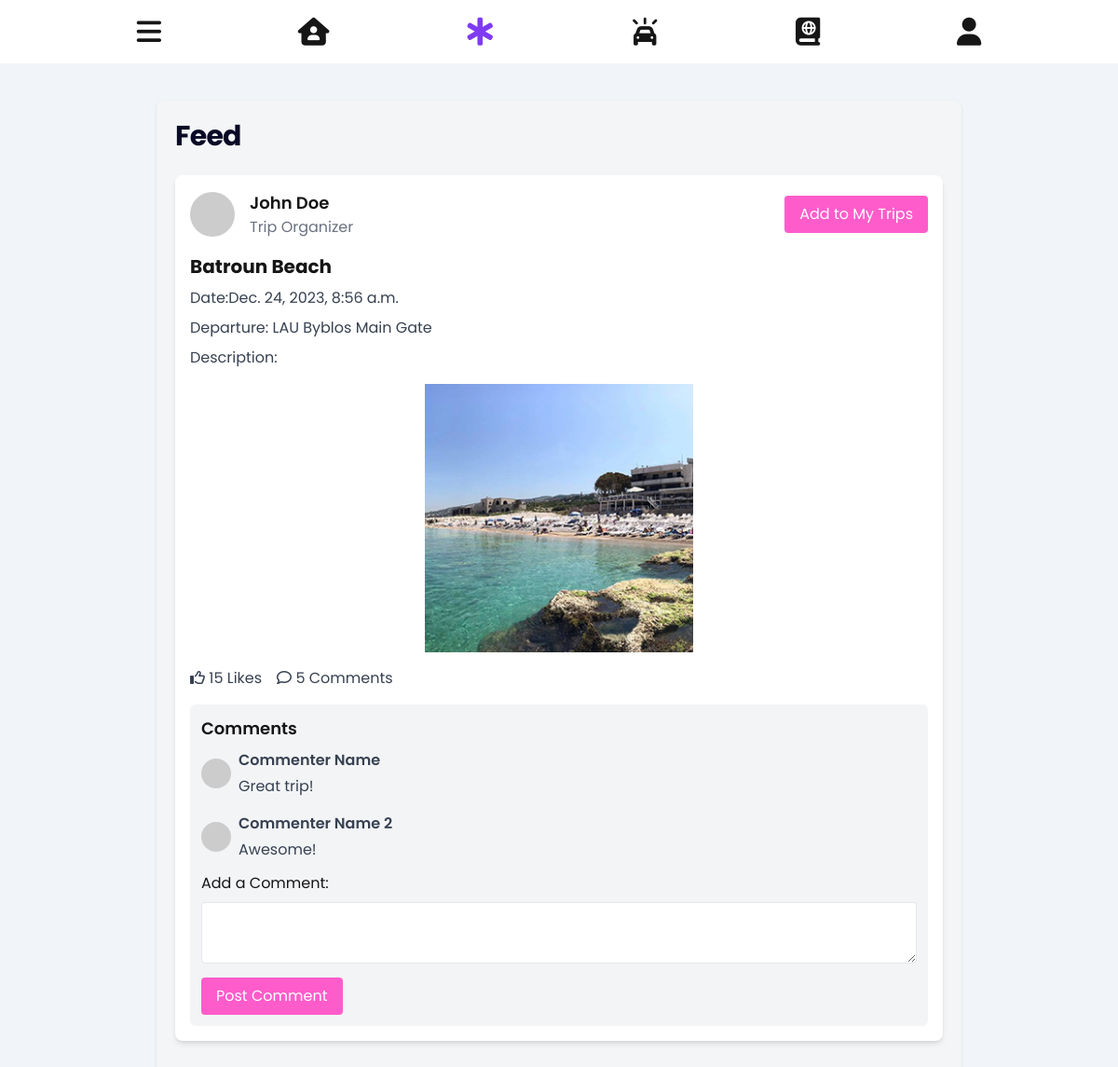
The page /feed/ (signed in) on the database its author committed.
### core/models.py (models this page shows, shortened)
class Trip(models.Model):
    id_prefix = "T"
    image = models.ImageField(blank=True, null=True)
    name = models.CharField(max_length=200, null=True)
    tripID = models.CharField(max_length=500, blank=True, primary_key=True)
    userID = models.ForeignKey(Person, on_delete=models.CASCADE)
    orgID = models.ForeignKey('Organization', on_delete=models.CASCADE, blank=True, null=True)
    plateNb = models.ForeignKey('Vehicle', on_delete=models.CASCADE)
    rideDate = models.DateTimeField()
    description = models.TextField(null=True)
    nbParticipants = models.PositiveIntegerField()
    departure = models.CharField(max_length=255)
    isCompleted = models.BooleanField(default=False)
    isFeatured = models.BooleanField(default=False)
    isBookmarked = models.BooleanField(default=False)
    participants = models.ManyToManyField('Person', default='', blank=True, related_name='participants')

class Person(models.Model):
    id_prefix = 'P'
    user = models.OneToOneField(settings.AUTH_USER_MODEL, on_delete=models.CASCADE)
    personID = models.CharField(max_length=50, blank=True, primary_key=True)
    gender = models.CharField(max_length=100,choices=GENDER_CHOICES)
    image = models.ImageField(upload_to='person_images/', blank=True)
    dob = models.DateField()

### core/views.py (the view)
# urls.py: path('feed/', views.feed, name='feed'),
def feed(request, *args, **kwargs):
    logged_in_user = request.user.person
    user_friends = logged_in_user.friends.all()
    user_friends_ids = user_friends.values_list('friendID', flat=True)
    print(user_friends_ids)
    featured_trips_of_friends = Trip.objects.filter(userID__in=user_friends_ids, isFeatured=True)
    context = {
        'featured_trips_of_friends' : featured_trips_of_friends,
    }
    return render(request, 'feed.html', context)

### core/templates/feed.html (shortened to what this page needs)
{% extends 'core.html' %}
{% block feed_content%}
<div class="flex flex-col items-center justify-center mx-auto max-w-6xl">
    <div class="w-3/4 bg-light rounded-lg shadow p-5 mt-10 justify-center">
        <h1 class="text-2xl font-bold leading-tight tracking-tight md:text-3xl color-primary mb-6">
            Feed
        </h1>
        <div class="grid grid-rows-1 md:grid-rows-2 lg:grid-rows-3 gap-6">
            <div class="bg-white rounded-lg overflow-hidden shadow-md w-full">
                {% for  trip in featured_trips_of_friends %}
                <div class="p-4">
                    <div class="flex justify-between items-center mb-4">
                        <div class="flex items-center">
                            <img class="w-12 h-12 object-cover rounded-full mr-4" src="https://via.placeholder.com/50" alt="Organizer">
                            <div>
                                <h2 class="text-lg font-semibold">{{trip.userID.user.first_name}} {{trip.userID.user.last_name}}</h2>
                                <p class="text-gray-500">Trip Organizer</p>
                            </div>
                        </div>
                        <button class="bg-pink text-white px-4 py-2 rounded">Add to My Trips</button>
                    </div>
                    <h2 class="text-xl font-bold mb-2">{{trip.name}}</h2>
                    <p class="text-gray-700 mb-2">Date:{{trip.rideDate}}</p>
                    <p class="text-gray-700 mb-2">Departure: {{trip.departure}}</p>
                    <p class="text-gray-700 mb-4">Description: {{trip.descroption}}</p>
                    <div class="flex flex-row justify-center space-x-4 overflow-x-auto mb-4">
                        <img class="w-72 h-72 object-cover object-center" src="{{trip.image.url}}" alt="Trip Image 1">
                    </div>
                    <div class="flex items-center space-x-4 text-gray-700 mb-4">
                        <span><i class="far fa-thumbs-up"></i> 15 Likes</span>
                        <span onclick="toggleCommentsSection(1)" class="hover:cursor-pointer"><i class="far fa-comment"></i> 5 Comments</span>
                    </div>
                    <div class="comment-section-1 bg-gray-100 p-3 rounded-md" id="comment-section-1">
                        <h3 class="text-lg font-semibold mb-2">Comments</h3>
                        <div class="flex flex-col items-start space-y-4 mb-2">
                            <div class="flex flex-row items-center">
                                <img class="w-8 h-8 object-cover rounded-full" src="https://via.placeholder.com/50" alt="Commenter">
                                <div class="ml-2">
                                    <p class="text-gray-700 mb-1 font-semibold">Commenter Name</p>
                                    <p class="text-gray-700">Great trip!</p>
                                </div>
                            </div>
                            <div class="flex flex-row items-center">
                                <img class="w-8 h-8 object-cover rounded-full" src="https://via.placeholder.com/50" alt="Commenter">
                                <div class="ml-2">
                                    <p class="text-gray-700 mb-1 font-semibold">Commenter Name 2</p>
                                    <p class="text-gray-700">Awesome!</p>
                                </div>
                            </div>
                        </div>
                        <form action="#" method="post" class="mt-3">
                            <label class="block mb-2" for="comment">Add a Comment:</label>
                            <textarea name="comment" class="w-full p-2 border rounded" rows="2" required></textarea>
                            <button type="submit" class="bg-pink text-white px-4 py-2 rounded mt-2">Post Comment</button>
                        </form>
                    </div>
                </div>
                {% endfor %}
            </div>
        </div>
    </div>
</div>
</section>
{%endblock%}

### rows shown on the page
Trip: userID.user.first_name "John", userID.user.last_name "Doe", name "Batroun Beach", rideDate "Dec. 24, 2023, 8:56 a.m.", departure "LAU Byblos Main Gate", image (picture)
